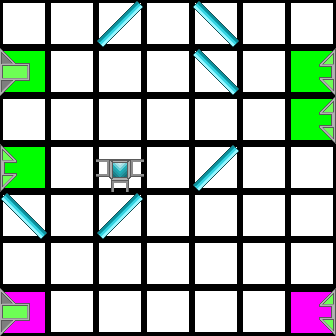

The image is a tile-based game level rendered from a .tmx file. Its description and complete source (layers, tilesets, objects, tile grids) follow:
An orthogonal 7x7 tile map with 48x48 px tiles, 2 tile layers (Colors, Tiles).

<map version="1.0" orientation="orthogonal" renderorder="right-down" width="7" height="7" tilewidth="48" tileheight="48">
 <properties>
  <property name="AvailableTiles" value="2, 2, 12, 2, 1" />
 </properties>
 <tileset firstgid="1" source="tiles.tsx" />
 <layer name="Colors" width="7" height="7">
  <data encoding="csv">
47,47,47,47,47,47,47,
42,47,47,47,47,47,42,
47,47,47,47,47,47,42,
42,47,47,47,47,47,47,
47,47,47,47,47,47,47,
47,47,47,47,47,47,47,
45,47,47,47,47,47,45
</data>
 </layer>
 <layer name="Tiles" width="7" height="7">
  <data encoding="csv">
1,1,2,1,3,1,1,
6,1,1,1,3,1,12,
1,1,1,1,1,1,12,
10,1,15,1,2,1,1,
3,1,2,1,1,1,1,
1,1,1,1,1,1,1,
6,1,1,1,1,1,12
</data>
 </layer>
</map>
